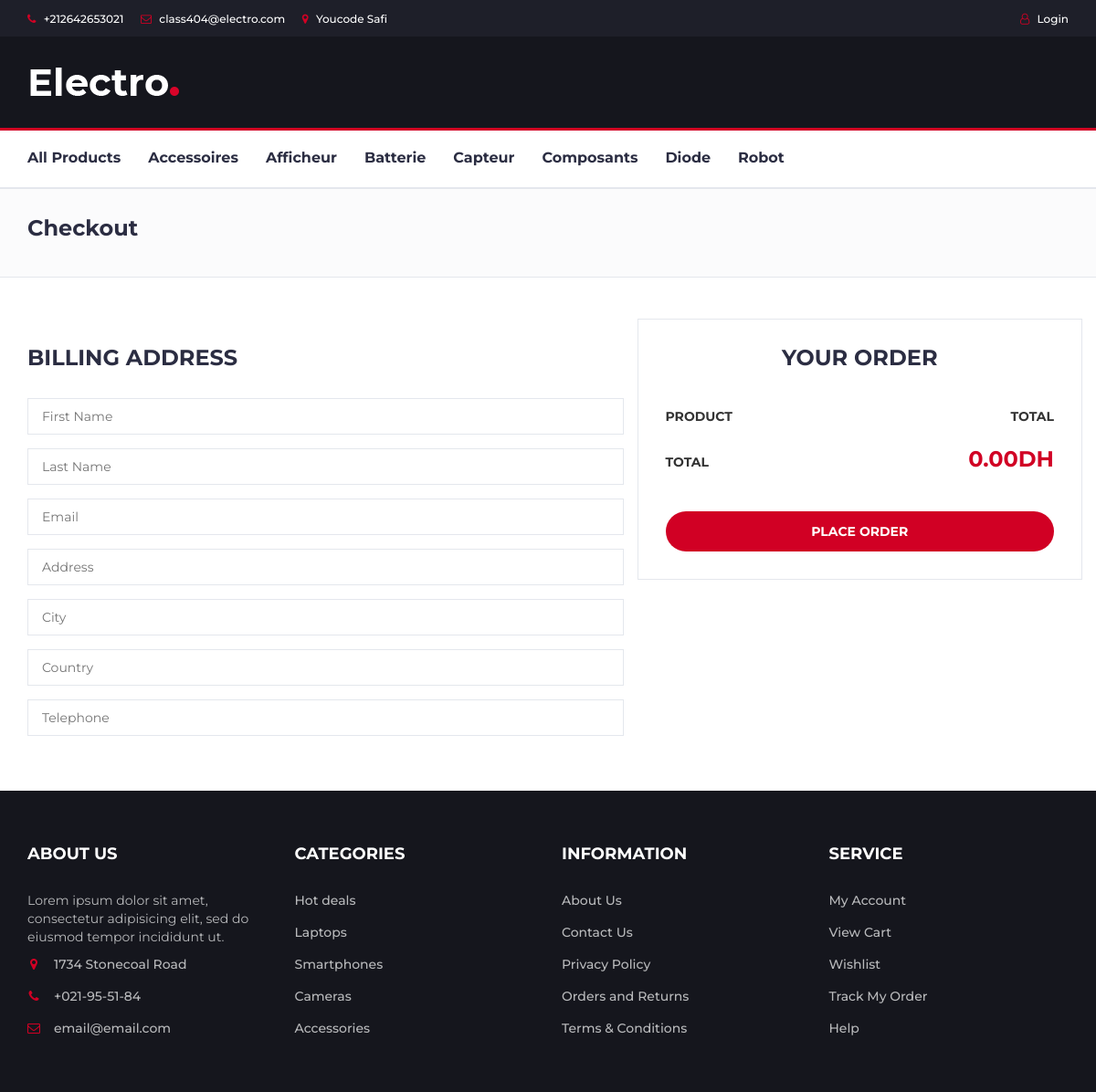
The page /checkout.php on the database its author committed.
### tables this page shows
CREATE TABLE `categories` (
  `name` varchar(255) NOT NULL,
  `descrt` text NOT NULL,
  `img` varchar(255) NOT NULL,
  `isHide` tinyint(1) NOT NULL DEFAULT 0
);

### checkout.php (the view, shortened to what this page needs)
<?php
include("connection.php");
$stmt = $conn->prepare("SELECT * FROM categories WHERE isHide = 0");
$stmt->execute();
$catgs = $stmt->fetchAll(PDO::FETCH_ASSOC);
?>
<!DOCTYPE html>
<html lang="en">
<head>
	<link type="text/css" rel="stylesheet" href="css/bootstrap.min.css" />
	<link type="text/css" rel="stylesheet" href="css/slick.css" />
	<link type="text/css" rel="stylesheet" href="css/slick-theme.css" />
	<link type="text/css" rel="stylesheet" href="css/nouislider.min.css" />
	<link rel="stylesheet" href="css/font-awesome.min.css">
	<link type="text/css" rel="stylesheet" href="css/style.css" />
</head>
<body>
	<header>
		<header>
			<div id="top-header">
				<div class="container">
					<ul class="header-links pull-left">
						<li><a href="#"><i class="fa fa-phone"></i> +212642653021</a></li>
						<li><a href="#"><i class="fa fa-envelope-o"></i> class404@electro.com</a></li>
						<li><a href="#"><i class="fa fa-map-marker"></i> Youcode Safi</a></li>
					</ul>
					<ul class="header-links pull-right">
						<?php if (isset($_SESSION['client'])) { ?>
							<li><a href="#"><i class="fa fa-user-o"></i> <?php echo $_SESSION['client'] ?></a></li>
							<li><a href="logoutClient.php"><i class="fa fa-user-o"></i> Logout</a></li>
						<?php } else { ?>
							<li><a href="loginClient.php"><i class="fa fa-user-o"></i> Login</a></li>
						<?php } ?>
					</ul>
				</div>
			</div>
			<div id="header">
				<div class="container">
					<div class="row">
						<div class="col-md-9">
							<div class="header-logo">
								<a href="index.php" class="logo">
									<img src="./img/logo.png" alt="">
								</a>
							</div>
						</div>
						<div class="col-md-3 clearfix">
						</div>
		</header>
		<nav id="navigation">
			<div class="container">
				<div id="responsive-nav">
					<ul class="main-nav nav navbar-nav">
						<li><a class="li-padding" href="product.php">All Products</a></li>
						<?php foreach ($catgs as $catg) { ?>
							<li><a class="li-padding" href="product.php"><?php echo $catg['name'] ?></a></li>
						<?php } ?>
					</ul>
				</div>
			</div>
		</nav>
		<div id="breadcrumb" class="section">
			<div class="container">
				<div class="row">
					<div class="col-md-12">
						<h3>Checkout</h3>
					</div>
				</div>
			</div>
		</div>
		<div class="section">
			<div class="container">
				<div class="row">
					<div class="col-md-7">
						<div class="billing-details">
							<div class="section-title">
								<h3 class="title">Billing address</h3>
							</div>
							<div class="form-group">
								<input class="input" type="text" name="first-name" placeholder="First Name">
							</div>
							<div class="form-group">
								<input class="input" type="text" name="last-name" placeholder="Last Name">
							</div>
							<div class="form-group">
								<input class="input" type="email" name="email" placeholder="Email">
							</div>
							<div class="form-group">
								<input class="input" type="text" name="address" placeholder="Address">
							</div>
							<div class="form-group">
								<input class="input" type="text" name="city" placeholder="City">
							</div>
							<div class="form-group">
								<input class="input" type="text" name="country" placeholder="Country">
							</div>
							<div class="form-group">
								<input class="input" type="tel" name="tel" placeholder="Telephone">
							</div>
						</div>
					</div>
					<div class="col-md-5 order-details">
						<div class="section-title text-center">
							<h3 class="title">Your Order</h3>
						</div>
						<div class="order-summary">
							<div class="order-col">
								<div><strong>PRODUCT</strong></div>
								<div><strong>TOTAL</strong></div>
							</div>
							<div class="order-col">
								<div><strong>TOTAL</strong></div>
								<div><strong class="order-total"><?php echo number_format($subTotal, 2) . "DH"; ?></strong></div>
							</div>
						</div>
						<a href="#" class="primary-btn order-submit">Place order</a>
					</div>
				</div>
			</div>
		</div>
		<footer id="footer">
			<div class="section">
				<div class="container">
					<div class="row">
						<div class="col-md-3 col-xs-6">
							<div class="footer">
								<h3 class="footer-title">About Us</h3>
								<p>Lorem ipsum dolor sit amet, consectetur adipisicing elit, sed do eiusmod tempor incididunt ut.</p>
								<ul class="footer-links">
									<li><a href="#"><i class="fa fa-map-marker"></i>1734 Stonecoal Road</a></li>
									<li><a href="#"><i class="fa fa-phone"></i>+021-95-51-84</a></li>
									<li><a href="#"><i class="fa fa-envelope-o"></i>email@email.com</a></li>
								</ul>
							</div>
						</div>
						<div class="col-md-3 col-xs-6">
							<div class="footer">
								<h3 class="footer-title">Categories</h3>
								<ul class="footer-links">
									<li><a href="#">Hot deals</a></li>
									<li><a href="#">Laptops</a></li>
									<li><a href="#">Smartphones</a></li>
									<li><a href="#">Cameras</a></li>
									<li><a href="#">Accessories</a></li>
								</ul>
							</div>
						</div>
						<div class="col-md-3 col-xs-6">
							<div class="footer">
								<h3 class="footer-title">Information</h3>
								<ul class="footer-links">
									<li><a href="#">About Us</a></li>
									<li><a href="#">Contact Us</a></li>
									<li><a href="#">Privacy Policy</a></li>
									<li><a href="#">Orders and Returns</a></li>
									<li><a href="#">Terms & Conditions</a></li>
								</ul>
							</div>
						</div>
						<div class="col-md-3 col-xs-6">
							<div class="footer">
								<h3 class="footer-title">Service</h3>
								<ul class="footer-links">
									<li><a href="#">My Account</a></li>
									<li><a href="#">View Cart</a></li>
									<li><a href="#">Wishlist</a></li>
									<li><a href="#">Track My Order</a></li>
									<li><a href="#">Help</a></li>
								</ul>
							</div>
						</div>
					</div>
				</div>
			</div>
		</footer>
</body>
</html>

### css/style.css (style rules this page uses)
body { font-family: 'Montserrat', sans-serif; font-weight: 400; color: #333; }
h1, h2, h3, h4, h5, h6 { color: #2B2D42; font-weight: 700; margin: 0 0 10px; }
a { color: #2B2D42; font-weight: 500; -webkit-transition: 0.2s color; transition: 0.2s color; }
ul, ol { margin: 0; padding: 0; list-style: none }
.primary-btn { display: inline-block; padding: 12px 30px; background-color: #D10024; border: none; border-radius: 40px; color: #FFF; text-transform: uppercase; font-weight: 700; text-align: center; -webkit-transition: 0.2s all; transition: 0.2s all; }
.input { height: 40px; padding: 0px 15px; border: 1px solid #E4E7ED; background-color: #FFF; width: 100%; }
.section { padding-top: 30px; padding-bottom: 30px; }
.section-title { position: relative; margin-bottom: 30px; margin-top: 15px; }
.section-title .title { display: inline-block; text-transform: uppercase; margin: 0px; }
#breadcrumb { padding: 30px 0px; background: #FBFBFC; border-bottom: 1px solid #E4E7ED; margin-bottom: 30px; }
#top-header { padding-top: 10px; padding-bottom: 10px; background-color: #1E1F29; }
.header-links li { display: inline-block; margin-right: 15px; font-size: 12px; }
.header-links li:last-child { margin-right: 0px; }
.header-links li a { color: #FFF; }
.header-links li i { color: #D10024; margin-right: 5px; }
#header { padding-top: 15px; padding-bottom: 15px; background-color: #15161D; }
.header-logo { float: left; }
.header-logo .logo img { display: block; }
#navigation { background: #FFF; border-bottom: 2px solid #E4E7ED; border-top: 3px solid #D10024; }
.main-nav>li+li { margin-left: 30px }
.main-nav>li>a { padding: 20px 0px; }
.main-nav>li>a:after { content: ""; display: block; width: 0%; height: 2px; background-color: #D10024; -webkit-transition: 0.2s all; transition: 0.2s all; }
.billing-details { margin-bottom: 30px; }
.order-details { position: relative; padding: 0px 30px 30px; border-right: 1px solid #E4E7ED; border-left: 1px solid #E4E7ED; border-bottom: 1px solid #E4E7ED; }
.order-details:before { content: ""; position: absolute; left: -1px; right: -1px; top: -15px; height: 30px; border-top: 1px solid #E4E7ED; border-left: 1px solid #E4E7ED; border-right: 1px solid #E4E7ED; }
.order-summary { margin: 15px 0px; }
.order-summary .order-col { display: table; width: 100%; }
.order-summary .order-col:after { content: ""; display: block; clear: both; }
.order-summary .order-col>div { display: table-cell; padding: 10px 0px; }
.order-summary .order-col>div:first-child { width: calc(100% - 150px); }
.order-summary .order-col>div:last-child { width: 150px; text-align: right; }
.order-summary .order-col .order-total { font-size: 24px; color: #D10024; }
.order-details .order-submit { display: block; margin-top: 30px; }
#footer { background: #15161D; color: #B9BABC; }
.footer { margin: 30px 0px; }
.footer .footer-title { color: #FFF; text-transform: uppercase; font-size: 18px; margin: 0px 0px 30px; }
.footer-links li+li { margin-top: 15px; }
.footer-links li a { color: #B9BABC; }
.footer-links li i { margin-right: 15px; color: #D10024; width: 14px; text-align: center; }
.li-padding { padding: 10px; font-weight: bold; font-size: 16px; cursor: pointer; }
.li-padding:after { content: ""; display: block; width: 0%; height: 2px; background-color: #D10024; -webkit-transition: 0.2s all; transition: 0.2s all; }

### rows shown on the page
categories: name "Accessoires"
categories: name "Afficheur"
categories: name "Batterie"
categories: name "Capteur"
categories: name "Composants"
categories: name "Diode"
categories: name "Robot"

### other values the page prints
$subTotal "0.00"
